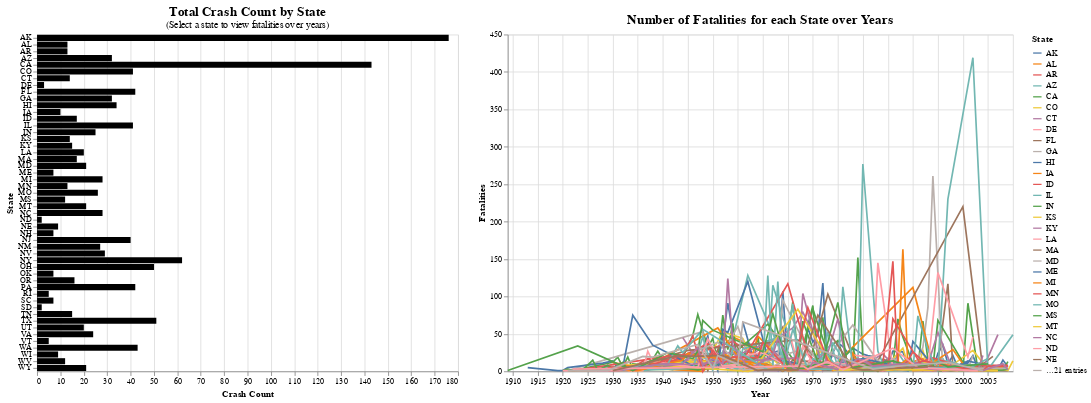

The notebook cell this image was saved under:
### Code cell
# create a selection that filters the data by state
state_selection = alt.selection_single(fields=['State'], empty='all')
color_condition = alt.condition(state_selection,
                                alt.Color(scale=alt.Scale(scheme='Red')),
                                alt.value('lightgray'))

# create the horizontal bar chart with selection
bar = alt.Chart(state_counts).mark_bar(color = 'Black').encode(
    y=alt.Y('State:N', title='State'),
    x=alt.X('Crash Count:Q', title='Crash Count'),
    color=color_condition,
    tooltip=['State_name', 'Crash Count']
).properties(
    width=500,
    height=400,
    title={
        "text": ["Total Crash Count by State"],
        "subtitle": ["(Select a state to view fatalities over years)"],
        "fontSize": 16,
        "fontWeight": "bold",
        "subtitleFontSize": 12,
        "subtitleFontWeight": "normal"
    }
).add_selection(state_selection)

# convert the date column to datetime format
data['Date'] = pd.to_datetime(data['Date'])

# group the data by state and year, and calculate the total fatalities
state_year_counts = data.groupby(['State', pd.Grouper(key='Date', freq='Y')])['Fatalities'].sum().reset_index()

# create the line plot
line = alt.Chart(state_year_counts).mark_line(color = 'Red').encode(
    x=alt.X('Date:T', title='Year'),
    y=alt.Y('Fatalities:Q', title='Fatalities'),
    color=alt.Color('State:N', title='State'),
    tooltip=['State', 'Date', 'Fatalities']
).properties(
    width=600,
    height=400,
    title={
        "text": ["Number of Fatalities for each State over Years"],
        "fontSize": 16,
        "fontWeight": "bold"
    }
).transform_filter(
    state_selection
)

# display the combined chart
(bar | line).resolve_scale(color='shared')

### Figure 1 — Vega-Lite specification as saved in the notebook (floating-point values rounded to 4 significant figures; data arrays with more than 128 entries replaced by an {"elided": "..."} marker saying what was removed)
{"config": {"view": {"continuousWidth": 400, "continuousHeight": 300}}, "hconcat": [{"data": {"name": "data-eb55efba28800a020de7bb172825502a"}, "mark": {"type": "bar", "color": "Black"}, "encoding": {"color": {"condition": {"scale": {"scheme": "Red"}, "selection": "selector041"}, "value": "lightgray"}, "tooltip": [{"field": "State_name", "type": "nominal"}, {"field": "Crash Count", "type": "quantitative"}], "x": {"field": "Crash Count", "title": "Crash Count", "type": "quantitative"}, "y": {"field": "State", "title": "State", "type": "nominal"}}, "height": 400, "selection": {"selector041": {"type": "single", "fields": ["State"], "empty": "all"}}, "title": {"text": ["Total Crash Count by State"], "subtitle": ["(Select a state to view fatalities over years)"], "fontSize": 16, "fontWeight": "bold", "subtitleFontSize": 12, "subtitleFontWeight": "normal"}, "width": 500}, {"data": {"name": "data-001107fd6ec9cff0bae7ad67dea58542"}, "mark": {"type": "line", "color": "Red"}, "encoding": {"color": {"field": "State", "title": "State", "type": "nominal"}, "tooltip": [{"field": "State", "type": "nominal"}, {"field": "Date", "type": "temporal"}, {"field": "Fatalities", "type": "quantitative"}], "x": {"field": "Date", "title": "Year", "type": "temporal"}, "y": {"field": "Fatalities", "title": "Fatalities", "type": "quantitative"}}, "height": 400, "title": {"text": ["Number of Fatalities for each State over Years"], "fontSize": 16, "fontWeight": "bold"}, "transform": [{"filter": {"selection": "selector041"}}], "width": 600}], "resolve": {"scale": {"color": "shared"}}, "$schema": "https://vega.github.io/schema/vega-lite/v4.17.0.json", "datasets": {"data-eb55efba28800a020de7bb172825502a": [{"State": "AK", "Crash Count": 176, "State_name": "Alaska"}, {"State": "AL", "Crash Count": 13, "State_name": "Alabama"}, {"State": "AR", "Crash Count": 13, "State_name": "Arkansas"}, {"State": "AZ", "Crash Count": 32, "State_name": "Arizona"}, {"State": "CA", "Crash Count": 143, "State_name": "California"}, {"State": "CO", "Crash Count": 41, "State_name": "Colorado"}, {"State": "CT", "Crash Count": 14, "State_name": "Connecticut"}, {"State": "DE", "Crash Count": 3, "State_name": "Delaware"}, {"State": "FL", "Crash Count": 42, "State_name": "Florida"}, {"State": "GA", "Crash Count": 32, "State_name": "Georgia"}, {"State": "HI", "Crash Count": 34, "State_name": "Hawaii"}, {"State": "IA", "Crash Count": 10, "State_name": "Iowa"}, {"State": "ID", "Crash Count": 17, "State_name": "Idaho"}, {"State": "IL", "Crash Count": 41, "State_name": "Illinois"}, {"State": "IN", "Crash Count": 25, "State_name": "Indiana"}, {"State": "KS", "Crash Count": 14, "State_name": "Kansas"}, {"State": "KY", "Crash Count": 15, "State_name": "Kentucky"}, {"State": "LA", "Crash Count": 20, "State_name": "Louisiana"}, {"State": "MA", "Crash Count": 17, "State_name": "Massachusetts"}, {"State": "MD", "Crash Count": 21, "State_name": "Maryland"}, {"State": "ME", "Crash Count": 7, "State_name": "Maine"}, {"State": "MI", "Crash Count": 28, "State_name": "Michigan"}, {"State": "MN", "Crash Count": 13, "State_name": "Minnesota"}, {"State": "MO", "Crash Count": 26, "State_name": "Missouri"}, {"State": "MS", "Crash Count": 12, "State_name": "Mississippi"}, {"State": "MT", "Crash Count": 21, "State_name": "Montana"}, {"State": "NC", "Crash Count": 28, "State_name": "North Carolina"}, {"State": "ND", "Crash Count": 2, "State_name": "North Dakota"}, {"State": "NE", "Crash Count": 9, "State_name": "Nebraska"}, {"State": "NH", "Crash Count": 7, "State_name": "New Hampshire"}, {"State": "NJ", "Crash Count": 40, "State_name": "New Jersey"}, {"State": "NM", "Crash Count": 27, "State_name": "New Mexico"}, {"State": "NV", "Crash Count": 29, "State_name": "Nevada"}, {"State": "NY", "Crash Count": 62, "State_name": "New York"}, {"State": "OH", "Crash Count": 50, "State_name": "Ohio"}, {"State": "OK", "Crash Count": 7, "State_name": "Oklahoma"}, {"State": "OR", "Crash Count": 16, "State_name": "Oregon"}, {"State": "PA", "Crash Count": 42, "State_name": "Pennsylvania"}, {"State": "RI", "Crash Count": 5, "State_name": "Rhode Island"}, {"State": "SC", "Crash Count": 7, "State_name": "South Carolina"}, {"State": "SD", "Crash Count": 2, "State_name": "South Dakota"}, {"State": "TN", "Crash Count": 15, "State_name": "Tennessee"}, {"State": "TX", "Crash Count": 51, "State_name": "Texas"}, {"State": "UT", "Crash Count": 20, "State_name": "Utah"}, {"State": "VA", "Crash Count": 24, "State_name": "Virginia"}, {"State": "VT", "Crash Count": 5, "State_name": "Vermont"}, {"State": "WA", "Crash Count": 43, "State_name": "Washington"}, {"State": "WI", "Crash Count": 9, "State_name": "Wisconsin"}, {"State": "WV", "Crash Count": 12, "State_name": "West Virginia"}, {"State": "WY", "Crash Count": 21, "State_name": "Wyoming"}], "data-001107fd6ec9cff0bae7ad67dea58542": {"elided": "968 records"}}}
